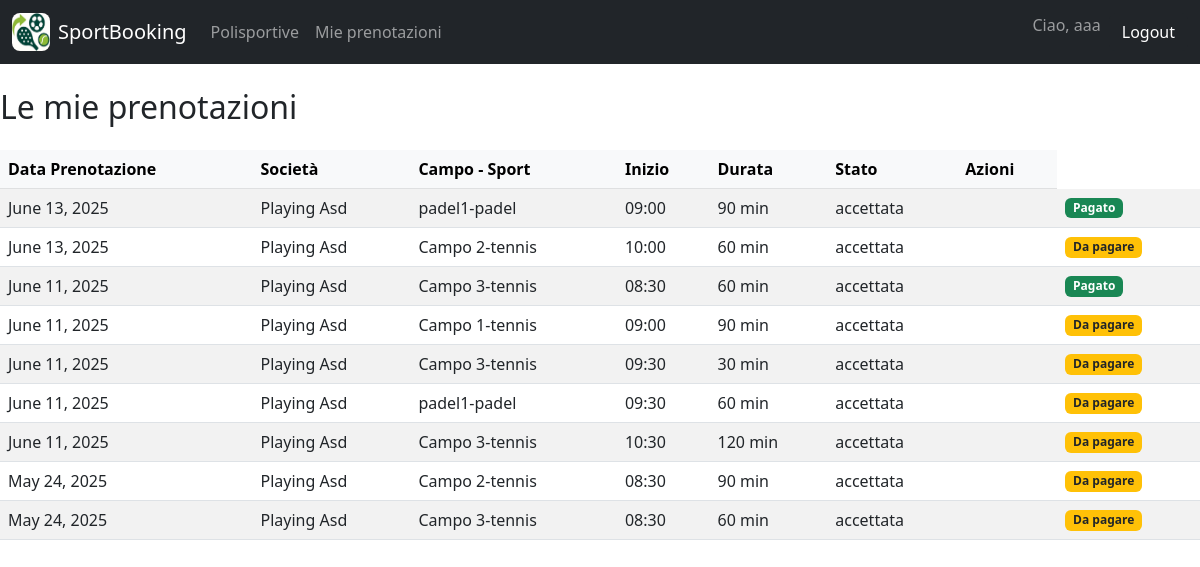
The page /accounts/mie-prenotazioni/ (signed in) on the database as committed earlier.
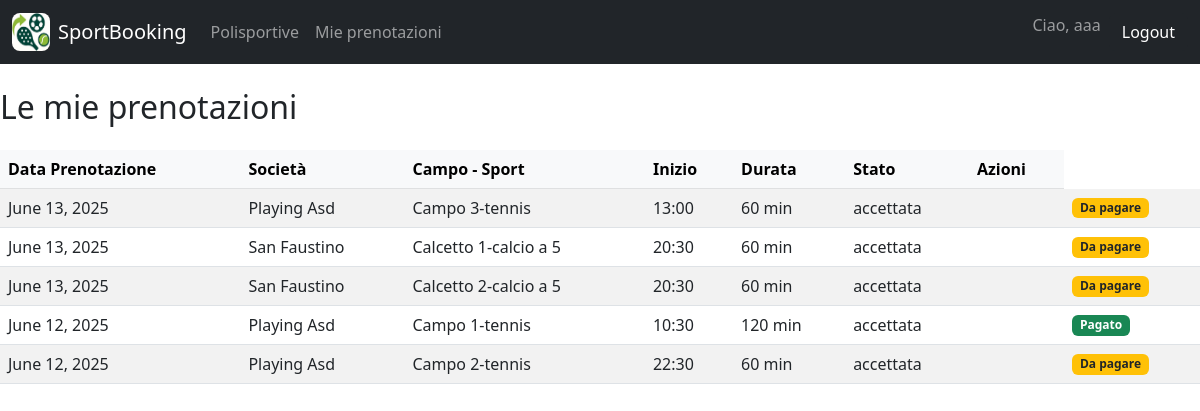
The same page on the database as committed later.
### accounts/models.py (models this page shows, shortened)
class Prenotazione(models.Model):
    id=models.AutoField(primary_key=True)
    data = models.DateField()
    ora_inizio = models.TimeField()
    ora_fine = models.TimeField()
    durata = models.IntegerField()
    costo = models.DecimalField(max_digits=10, decimal_places=2)
    pagato = models.BooleanField(default=False)
    stato = models.CharField(
        max_length=20,
        choices=[('in attesa', 'in attesa'), ('accettata', 'accettata'), ('annullata', 'annullata')],
        default='accettata'
    )
    account = models.ForeignKey(Account, on_delete=models.CASCADE, related_name='prenotazioni')
    campo = models.ForeignKey(Campo, on_delete=models.CASCADE, related_name='prenotazioni')
    class Meta:
        unique_together = ('campo', 'data', 'ora_inizio', 'ora_fine')

class Campo(models.Model):
    id = models.AutoField(primary_key=True)
    nome = models.CharField(max_length=100)
    superficie = models.CharField(max_length=20, choices=[('terra', 'terra'), ('sintetico', 'sintetico'), ('erba', 'erba'), ('cemento', 'cemento')])
    tipo = models.CharField(max_length=20, choices=[('calcio a 5', 'calcio a 5'), ('tennis', 'tennis'), ('padel', 'padel')])
    polisportiva = models.ForeignKey(Polisportiva, on_delete=models.CASCADE, related_name='campi')

class Polisportiva(models.Model):
    id = models.AutoField(primary_key=True)
    nome = models.CharField(max_length=100, unique=True)
    città = models.CharField(max_length=100)
    indirizzo = models.CharField(max_length=200, unique=True)
    telefono = models.CharField(max_length=15, unique=True)
    email = models.EmailField(max_length=100, unique=True)

### accounts/views.py (the view)
# urls.py: path('mie-prenotazioni/', views.mie_prenotazioni, name='mie_prenotazioni'),
@login_required
def mie_prenotazioni(request):
    prenotazioni = Prenotazione.objects.filter(account=request.user).order_by('-data', 'ora_inizio')
    cancellabili = []
    now = datetime.now()
    for p in prenotazioni:
        dt_inizio = datetime.combine(p.data, p.ora_inizio)
        if dt_inizio - now > timedelta(hours=4):
            cancellabili.append(p.id)
    if request.method == "POST":
        elimina_id = request.POST.get("elimina")
        if elimina_id:
            Prenotazione.objects.filter(id=elimina_id, account=request.user).delete()
            return redirect('mie_prenotazioni')
    return render(request, 'accounts/mie_prenotazioni.html', {
        'prenotazioni': prenotazioni,
        'cancellabili': cancellabili,
    })

### accounts/templates/accounts/mie_prenotazioni.html (shortened to what this page needs)
<link href="https://cdn.jsdelivr.net/npm/bootstrap@5.3.0/dist/css/bootstrap.min.css" rel="stylesheet">
{% include "accounts/navbar2.html" %}
<h2 class="mb-4">Le mie prenotazioni</h2>
{% if prenotazioni %}
<table class="table table-striped align-middle">
    <thead class="table-light">
        <tr>
            <th>Data Prenotazione</th>
            <th>Società</th>
            <th>Campo - Sport</th>
            <th>Inizio</th>
            <th>Durata</th>
            <th>Stato</th>
            <th>Azioni</th>
        </tr>
    </thead>
    <tbody>
    {% for p in prenotazioni %}
        <tr>
            <td>{{ p.data }}</td>
            <td>{{ p.campo.polisportiva.nome }}</td>
            <td>{{ p.campo.nome }}-{{ p.campo.tipo }}</td>
            <td>{{ p.ora_inizio|time:"H:i" }}</td>
            <td>{{ p.durata }} min</td>
            <td>{{ p.stato }}</td>
            <td>
            </td>
            <td>
                {% if p.pagato %}
                    <span class="badge bg-success">Pagato</span>
                {% else %}
                    <span class="badge bg-warning text-dark">Da pagare</span>
                {% endif %}
            </td>
        </tr>
    {% endfor %}
    </tbody>
</table>
{% else %}
<p>Non hai ancora prenotazioni.</p>
{% endif %}

Rows that differ between the two databases and show on the page:
removed Prenotazione: data "June 13, 2025", campo.polisportiva.nome "Playing Asd", campo.nome "padel1", campo.tipo "padel", ora_inizio "09:00", durata "90", stato "accettata", pagato "Pagato"
removed Prenotazione: data "June 13, 2025", campo.polisportiva.nome "Playing Asd", campo.nome "Campo 2", campo.tipo "tennis", ora_inizio "10:00", durata "60", stato "accettata", pagato "Da pagare"
removed Prenotazione: data "June 11, 2025", campo.polisportiva.nome "Playing Asd", campo.nome "Campo 3", campo.tipo "tennis", ora_inizio "08:30", durata "60", stato "accettata", pagato "Pagato"
removed Prenotazione: data "June 11, 2025", campo.polisportiva.nome "Playing Asd", campo.nome "Campo 1", campo.tipo "tennis", ora_inizio "09:00", durata "90", stato "accettata", pagato "Da pagare"
removed Prenotazione: data "June 11, 2025", campo.polisportiva.nome "Playing Asd", campo.nome "Campo 3", campo.tipo "tennis", ora_inizio "09:30", durata "30", stato "accettata", pagato "Da pagare"
removed Prenotazione: data "June 11, 2025", campo.polisportiva.nome "Playing Asd", campo.nome "padel1", campo.tipo "padel", ora_inizio "09:30", durata "60", stato "accettata", pagato "Da pagare"
removed Prenotazione: data "June 11, 2025", campo.polisportiva.nome "Playing Asd", campo.nome "Campo 3", campo.tipo "tennis", ora_inizio "10:30", durata "120", stato "accettata", pagato "Da pagare"
removed Prenotazione: data "May 24, 2025", campo.polisportiva.nome "Playing Asd", campo.nome "Campo 2", campo.tipo "tennis", ora_inizio "08:30", durata "90", stato "accettata", pagato "Da pagare"
removed Prenotazione: data "May 24, 2025", campo.polisportiva.nome "Playing Asd", campo.nome "Campo 3", campo.tipo "tennis", ora_inizio "08:30", durata "60", stato "accettata", pagato "Da pagare"
added Prenotazione: data "June 13, 2025", campo.polisportiva.nome "Playing Asd", campo.nome "Campo 3", campo.tipo "tennis", ora_inizio "13:00", durata "60", stato "accettata", pagato "Da pagare"
added Prenotazione: data "June 13, 2025", campo.polisportiva.nome "San Faustino", campo.nome "Calcetto 1", campo.tipo "calcio a 5", ora_inizio "20:30", durata "60", stato "accettata", pagato "Da pagare"
added Prenotazione: data "June 13, 2025", campo.polisportiva.nome "San Faustino", campo.nome "Calcetto 2", campo.tipo "calcio a 5", ora_inizio "20:30", durata "60", stato "accettata", pagato "Da pagare"
added Prenotazione: data "June 12, 2025", campo.polisportiva.nome "Playing Asd", campo.nome "Campo 1", campo.tipo "tennis", ora_inizio "10:30", durata "120", stato "accettata", pagato "Pagato"
added Prenotazione: data "June 12, 2025", campo.polisportiva.nome "Playing Asd", campo.nome "Campo 2", campo.tipo "tennis", ora_inizio "22:30", durata "60", stato "accettata", pagato "Da pagare"
